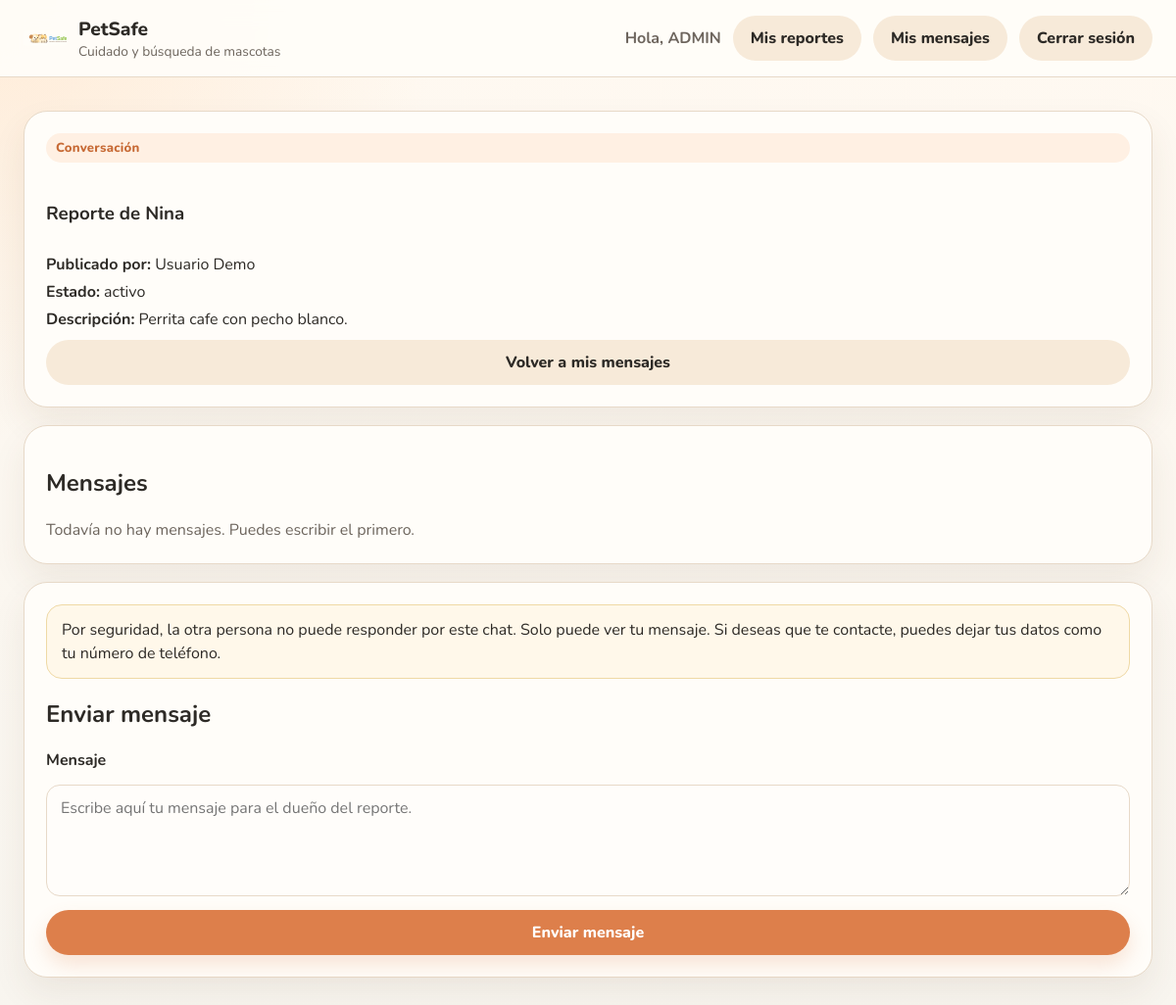
Page /mensajes/reporte/5 (signed in) on the committed database.
### app.py (models this page shows, shortened)
class Usuario(UserMixin, db.Model):
    __tablename__ = "usuarios"
    id = db.Column(db.Integer, primary_key=True)
    nombre = db.Column(db.String(120), nullable=False)
    correo = db.Column(db.String(120), unique=True, nullable=False, index=True)
    password_hash = db.Column(db.String(255), nullable=False)
    creado_en = db.Column(db.DateTime(timezone=True), default=ahora_utc, nullable=False)
    reportes = db.relationship("Reporte", back_populates="creador", lazy=True)
    mensajes_enviados = db.relationship(
        "MensajeChat",
        foreign_keys="MensajeChat.remitente_id",
        back_populates="remitente",
        lazy=True,
    )
    mensajes_recibidos = db.relationship(
        "MensajeChat",
        foreign_keys="MensajeChat.destinatario_id",
        back_populates="destinatario",
        lazy=True,
    )
    notificaciones = db.relationship("Notificacion", back_populates="usuario", lazy=True)

class Reporte(db.Model):
    __tablename__ = "reportes"
    id = db.Column(db.Integer, primary_key=True)
    nombre_mascota = db.Column(db.String(120), nullable=False)
    edad_mascota = db.Column(db.String(50), nullable=False)
    tipo_mascota = db.Column(db.String(50), nullable=False)
    otro_tipo_mascota = db.Column(db.String(80), nullable=True)
    descripcion = db.Column(db.Text, nullable=False)
    ofrece_recompensa = db.Column(db.Boolean, default=False, nullable=False)
    foto_mascota = db.Column(db.String(255), nullable=True)
    latitud = db.Column(db.Float, nullable=False)
    longitud = db.Column(db.Float, nullable=False)
    radio_busqueda_km = db.Column(db.Float, nullable=False, default=0.1)
    radio_busqueda_metros = db.Column(db.Integer, nullable=False)
    estado = db.Column(db.String(30), default="activo", nullable=False)
    motivo_cierre = db.Column(db.String(255), nullable=True)
    creado_en = db.Column(db.DateTime(timezone=True), default=ahora_utc, nullable=False)
    actualizado_en = db.Column(db.DateTime(timezone=True), default=ahora_utc, nullable=False)
    ultima_actividad_en = db.Column(db.DateTime(timezone=True), default=ahora_utc, nullable=False)
    aviso_inactividad_en = db.Column(db.DateTime(timezone=True), nullable=True)
    fecha_limite_respuesta = db.Column(db.DateTime(timezone=True), nullable=True)
    usuario_id = db.Column(db.Integer, db.ForeignKey("usuarios.id"), nullable=False)
    creador = db.relationship("Usuario", back_populates="reportes")
    colores = db.relationship("Color", secondary=reporte_colores, lazy="joined")

### app.py (the view, shortened to what this page needs)
@app.route("/mensajes/reporte/<int:reporte_id>", methods=["GET", "POST"])
@login_required
def ver_conversacion(reporte_id):
    reporte = Reporte.query.get_or_404(reporte_id)
    mensajes_pendientes = MensajeChat.query.filter_by(
        reporte_id=reporte.id,
        destinatario_id=current_user.id,
        leido=False,
    ).all()
    for mensaje in mensajes_pendientes:
        mensaje.leido = True
    if mensajes_pendientes:
        db.session.commit()
    mensajes = (
        MensajeChat.query.filter_by(reporte_id=reporte.id)
        .order_by(MensajeChat.creado_en.asc())
        .all()
    )
    es_dueno = reporte.usuario_id == current_user.id
    ha_participado = any(
        mensaje.remitente_id == current_user.id or mensaje.destinatario_id == current_user.id
        for mensaje in mensajes
    )
    if not es_dueno and not ha_participado:
        mensajes = []
    return render_template(
        "conversacion.html",
        reporte=reporte,
        mensajes=[mensaje.a_diccionario() for mensaje in mensajes],
        es_dueno=es_dueno,
        puede_escribir=not es_dueno,
    )

### app.py (called while the page is built)
@login_manager.user_loader
def cargar_usuario(user_id):
    return Usuario.query.get(int(user_id))

### templates/conversacion.html (shortened to what this page needs)
{% extends "base.html" %}
{% block contenido %}
<section class="contenedor-simple">
    <article class="tarjeta-panel tarjeta-contexto">
        <span class="etiqueta-pantalla">Conversación</span>
        <h1>Reporte de {{ reporte.nombre_mascota }}</h1>
        <div class="resumen-conversacion">
            <p><strong>Publicado por:</strong> {{ reporte.creador.nombre }}</p>
            <p><strong>Estado:</strong> {{ reporte.estado }}</p>
            <p><strong>Descripción:</strong> {{ reporte.descripcion }}</p>
        </div>
        <a class="boton-secundario" href="{{ url_for('mis_mensajes') }}">Volver a mis mensajes</a>
    </article>
    <article class="tarjeta-panel">
        <h2>Mensajes</h2>
        {% if mensajes %}
            <div class="lista-mensajes">
                {% for mensaje in mensajes %}
                    <div class="burbuja-mensaje {% if mensaje.remitente_id == current_user.id %}mensaje-propio{% endif %}">
                        <p>{{ mensaje.contenido }}</p>
                        <span>{{ mensaje.creado_en }}</span>
                    </div>
                {% endfor %}
            </div>
        {% else %}
            <p class="mensaje-suave">
                {% if es_dueno %}
                    Aún no recibes mensajes en este reporte.
                {% else %}
                    Todavía no hay mensajes. Puedes escribir el primero.
                {% endif %}
            </p>
        {% endif %}
    </article>
    <article class="tarjeta-panel">
        <div class="aviso-seguridad-chat">
            Por seguridad, la otra persona no puede responder por este chat. Solo puede ver tu mensaje.
            Si deseas que te contacte, puedes dejar tus datos como tu número de teléfono.
        </div>
        <h2>Enviar mensaje</h2>
        {% if puede_escribir %}
            <form method="POST" class="formulario-panel">
                <label for="contenido">Mensaje</label>
                <textarea id="contenido" name="contenido" rows="4" placeholder="Escribe aquí tu mensaje para el dueño del reporte." required></textarea>
                <button type="submit" class="boton-principal">Enviar mensaje</button>
            </form>
        {% else %}
            <p class="mensaje-suave">
                Este reporte es tuyo. Aquí puedes leer los mensajes que te manden otras personas.
            </p>
        {% endif %}
    </article>
</section>
{% endblock %}

### templates/base.html (shortened to what this page needs)
<!DOCTYPE html>
<html lang="es">
<head>
    <link rel="stylesheet" href="https://unpkg.com/leaflet@1.9.4/dist/leaflet.css">
    <link rel="stylesheet" href="{{ url_for('static', filename='css/styles.css') }}">
</head>
<body>
    <header class="barra-superior">
        <a class="marca" href="{{ url_for('inicio') }}">
            <img src="{{ url_for('static', filename='img/logo-petsafe.svg') }}" alt="Logo de PetSafe" class="logo">
            <div class="marca-texto">
                <span>PetSafe</span>
                <small>Cuidado y búsqueda de mascotas</small>
            </div>
        </a>
        {% if current_user.is_authenticated %}
            <nav class="navegacion">
                <span class="saludo">Hola, {{ current_user.nombre }}</span>
                <a class="boton-secundario boton-nav" href="{{ url_for('mis_reportes') }}">Mis reportes</a>
                <a class="boton-secundario boton-nav" href="{{ url_for('mis_mensajes') }}">Mis mensajes</a>
                <a class="boton-secundario boton-nav" href="{{ url_for('cerrar_sesion') }}">Cerrar sesión</a>
            </nav>
        {% endif %}
    </header>
    <main class="contenido-principal">
        <section class="contenedor-alertas">
        </section>
        {% block contenido %}{% endblock %}
    </main>
</body>
</html>

### static/css/styles.css (style rules this page uses)
:root { --fondo: #f8f5ef; --fondo-panel: #fffdf9; --fondo-suave: #fff4e8; --texto: #2d2a26; --texto-suave: #6d655d; --borde: #e7d9c8; --borde-suave: #f0e4d5; --primario: #dd7f4b; --primario-fuerte: #c76a35; --primario-claro: #fff0e3; --sombra: 0 16px 35px rgba(90, 63, 34, 0.08); }
* { box-sizing: border-box; }
body { margin: 0; font-family: "Nunito", sans-serif; background: radial-gradient(circle at top left, rgba(255, 225, 196, 0.55), transparent 28%), linear-gradient(180deg, #fff9f1 0%, var(--fondo) 100%); color: var(--texto); }
a { color: var(--primario-fuerte); }
main, button, input, select, textarea { font: inherit; }
.contenido-principal { padding-bottom: 24px; }
.barra-superior { display: flex; justify-content: space-between; align-items: center; gap: 16px; padding: 16px 24px; background: rgba(255, 253, 249, 0.92); border-bottom: 1px solid var(--borde); position: sticky; top: 0; z-index: 999; backdrop-filter: blur(12px); }
.marca { display: inline-flex; align-items: center; gap: 12px; text-decoration: none; color: var(--texto); }
.marca-texto { display: grid; }
.marca-texto span { font-weight: 800; font-size: 1.2rem; }
.marca-texto small { color: var(--texto-suave); font-size: 0.86rem; }
.logo { width: 44px; height: 44px; }
.navegacion { display: flex; flex-wrap: wrap; align-items: center; justify-content: flex-end; gap: 12px; }
.saludo { color: var(--texto-suave); font-weight: 700; }
.boton-nav { min-width: 130px; }
.contenedor-alertas { padding: 16px 24px 0; }
.tarjeta-auth, .tarjeta-panel { background: var(--fondo-panel); border: 1px solid var(--borde); border-radius: 24px; box-shadow: var(--sombra); }
.tarjeta-panel { padding: 22px; }
.etiqueta-pantalla { display: inline-block; margin-bottom: 10px; padding: 6px 10px; border-radius: 999px; background: var(--primario-claro); color: var(--primario-fuerte); font-size: 0.82rem; font-weight: 800; letter-spacing: 0.02em; }
.formulario-auth, .formulario-panel { display: grid; gap: 14px; }
label, legend { font-weight: 700; }
input, select, textarea { width: 100%; padding: 12px 14px; border-radius: 14px; border: 1px solid var(--borde); background: #fffdfa; color: var(--texto); transition: border-color 0.2s ease, box-shadow 0.2s ease; }
textarea { resize: vertical; min-height: 110px; }
.boton-principal, .boton-secundario { border: none; cursor: pointer; border-radius: 999px; padding: 12px 18px; font-weight: 800; text-decoration: none; text-align: center; transition: transform 0.15s ease, background 0.15s ease, box-shadow 0.15s ease; }
.boton-principal { background: var(--primario); color: white; box-shadow: 0 10px 20px rgba(221, 127, 75, 0.2); }
.boton-secundario { background: #f7ead9; color: var(--texto); }
.contenedor-simple { display: grid; gap: 18px; padding: 18px 24px 24px; }
.mensaje-suave { color: var(--texto-suave); margin: 0; line-height: 1.5; }
.tarjeta-contexto { display: grid; gap: 10px; }
.resumen-conversacion { display: grid; gap: 6px; }
.resumen-conversacion p { margin: 0; }
.aviso-seguridad-chat, .aviso-notificacion { padding: 13px 15px; border-radius: 16px; background: #fff8ea; border: 1px solid #efd9a5; color: var(--texto); line-height: 1.5; }

### rows in the picture
Usuario: nombre "ADMIN"
Reporte: nombre_mascota "Nina", estado "activo", descripcion "Perrita cafe con pecho blanco."
Usuario: creador.nombre "Usuario Demo"
